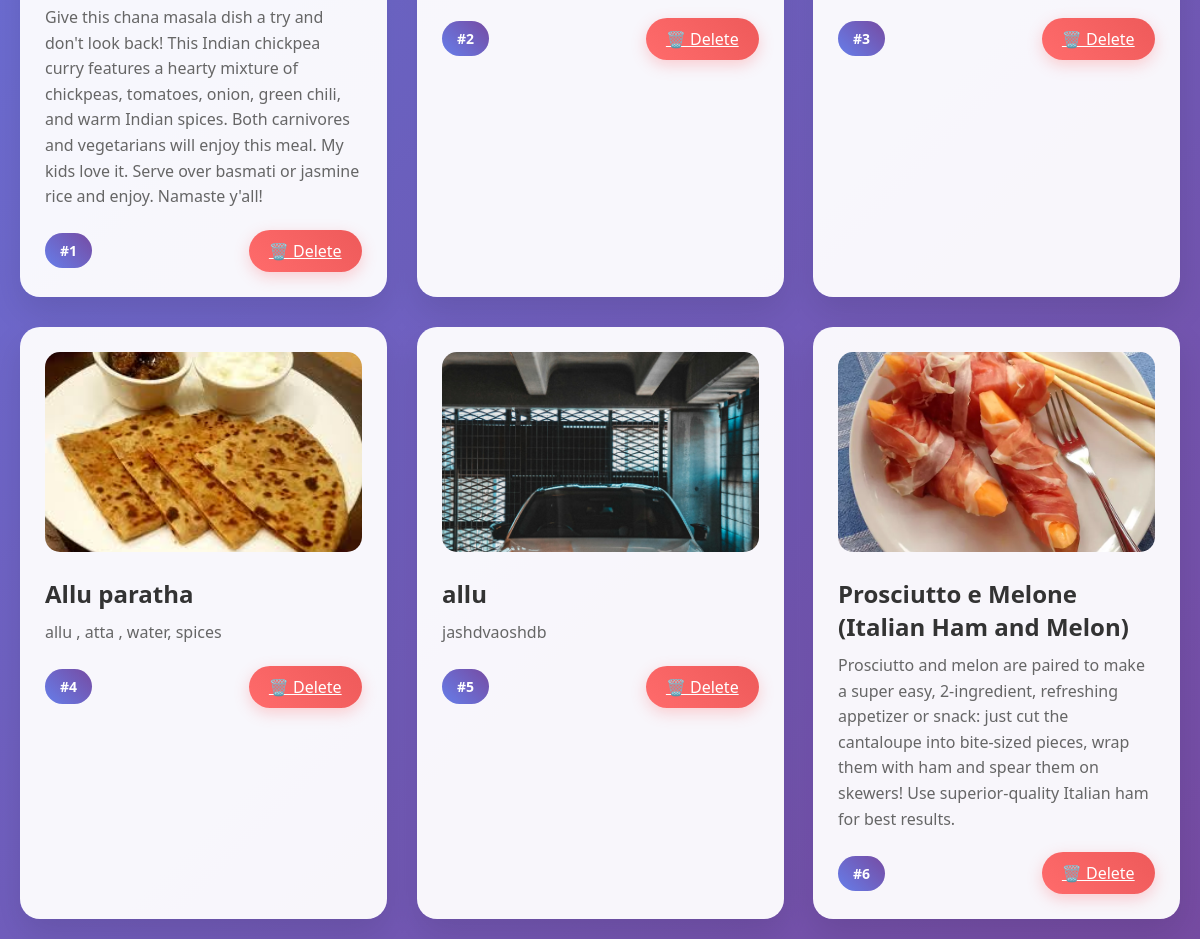
Before: / (lower part) with the older database file.
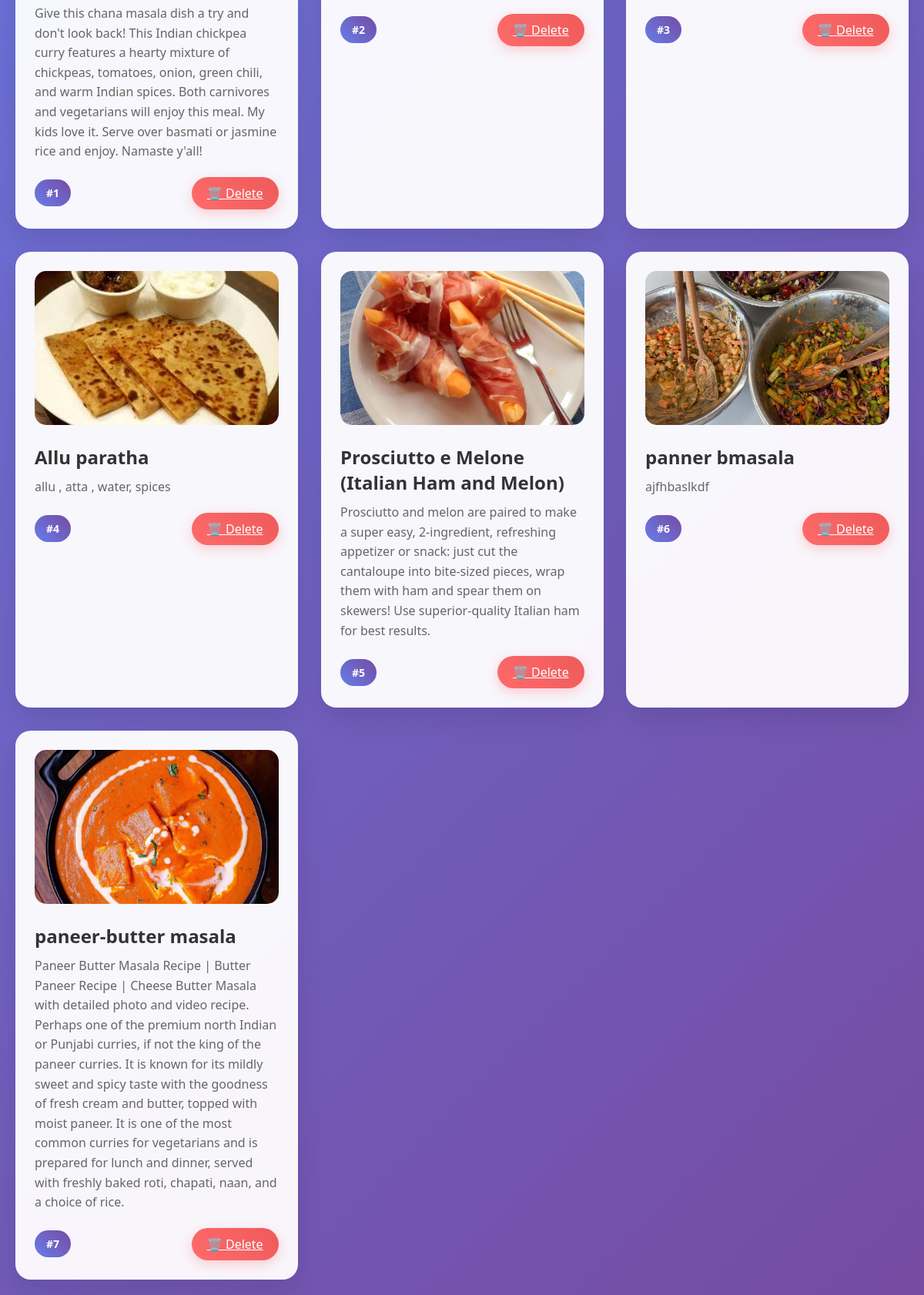
After: the same page with the newer database file.
### myapp/models.py (models this page shows, shortened)
class Recepie(models.Model):
    recepie_name = models.CharField(max_length=100)
    recepie_description = models.TextField()
    recepie_image = models.ImageField(upload_to="recepie/")

### myapp/views.py (the view, shortened to what this page needs)
# urls.py: path('', lag, name='lag'),
def lag(request):
    recepies = Recepie.objects.all()
    return render(request, 'lag.html', {'recepies': recepies})
    queryset = Recepie.objects.all()
    context = {'recepies': queryset}
    return render(request, 'lag.html', context)

### vege/templates/lag.html (shortened to what this page needs)
<!DOCTYPE html>
<html lang="en">
<head>
</head>
<body>
    <div class="container">
        <div class="recipes-section">
            <div class="recipes-grid">
                {% for recepie in recepies %}
                <div class="recipe-card fade-in">
                    <img src="{{ recepie.recepie_image.url }}" alt="Recipe" class="recipe-image">
                    <h3 class="recipe-title">{{ recepie.recepie_name }}</h3>
                    <p class="recipe-description">{{ recepie.recepie_description }}</p>
                    <div class="recipe-actions">
                        <span class="recipe-number">#{{ forloop.counter }}</span>
                        <a href="{% url 'delete-recepie' recepie.id %}" class="delete-btn">🗑️ Delete</a>
                    </div>
                </div>
                {% empty %}
                <p style="color: #666; text-align: center;">No recipes yet. Add your first recipe above!</p>
                {% endfor %}
            </div>
        </div>
    </div>
</body>
</html>

### vege/templates/lag.html (style rules this page uses)
* { margin: 0; padding: 0; box-sizing: border-box; }
body { font-family: 'Segoe UI', Tahoma, Geneva, Verdana, sans-serif; background: linear-gradient(135deg, #667eea 0%, #764ba2 100%); min-height: 100vh; animation: backgroundShift 10s ease-in-out infinite; }
.container { max-width: 1200px; margin: 0 auto; padding: 20px; animation: fadeIn 1s ease-out; }
.recipes-section { animation: slideUp 1s ease-out 0.6s both; }
.recipes-grid { display: grid; grid-template-columns: repeat(auto-fit, minmax(350px, 1fr)); gap: 30px; margin-top: 30px; }
.recipe-card { background: rgba(255, 255, 255, 0.95); backdrop-filter: blur(10px); border-radius: 20px; padding: 25px; box-shadow: 0 15px 35px rgba(0,0,0,0.1); transition: all 0.3s cubic-bezier(0.25, 0.8, 0.25, 1); position: relative; overflow: hidden; }
.recipe-card::before { content: ''; position: absolute; top: 0; left: -100%; width: 100%; height: 100%; background: linear-gradient(90deg, transparent, rgba(255,255,255,0.4), transparent); transition: left 0.5s; }
.recipe-image { width: 100%; height: 200px; object-fit: cover; border-radius: 15px; margin-bottom: 20px; transition: transform 0.3s ease; }
.recipe-title { font-size: 1.5em; font-weight: 700; color: #333; margin-bottom: 10px; transition: color 0.3s ease; }
.recipe-description { color: #666; line-height: 1.6; margin-bottom: 20px; }
.recipe-actions { display: flex; justify-content: space-between; align-items: center; }
.delete-btn { background: linear-gradient(45deg, #ff6b6b, #ee5a5a); color: white; border: none; padding: 10px 20px; border-radius: 25px; cursor: pointer; transition: all 0.3s ease; box-shadow: 0 5px 15px rgba(255, 107, 107, 0.3); }
.recipe-number { background: linear-gradient(45deg, #667eea, #764ba2); color: white; padding: 8px 15px; border-radius: 20px; font-weight: 600; font-size: 14px; }
.fade-in { animation: fadeInItem 0.6s ease-out forwards; }

Changed rows visible on the page:
removed Recepie: recepie_image (picture), recepie_name "allu", recepie_description "jashdvaoshdb"
added Recepie: recepie_image (picture), recepie_name "panner bmasala", recepie_description "ajfhbaslkdf"
added Recepie: recepie_image (picture), recepie_name "paneer-butter masala", recepie_description "Paneer Butter Masala Recipe | Butter Paneer Recipe | Cheese Butter Masala with detailed photo and video recipe. Perhaps one of the premium north Indian or Punjabi curries, if not the king of the paneer curries. It is known for its mildly sweet and spicy taste with the goodness of fresh cream and butter, topped with moist paneer. It is one of the most common curries for vegetarians and is prepared for lunch and dinner, served with freshly baked roti, chapati, naan, and a choice of rice."
